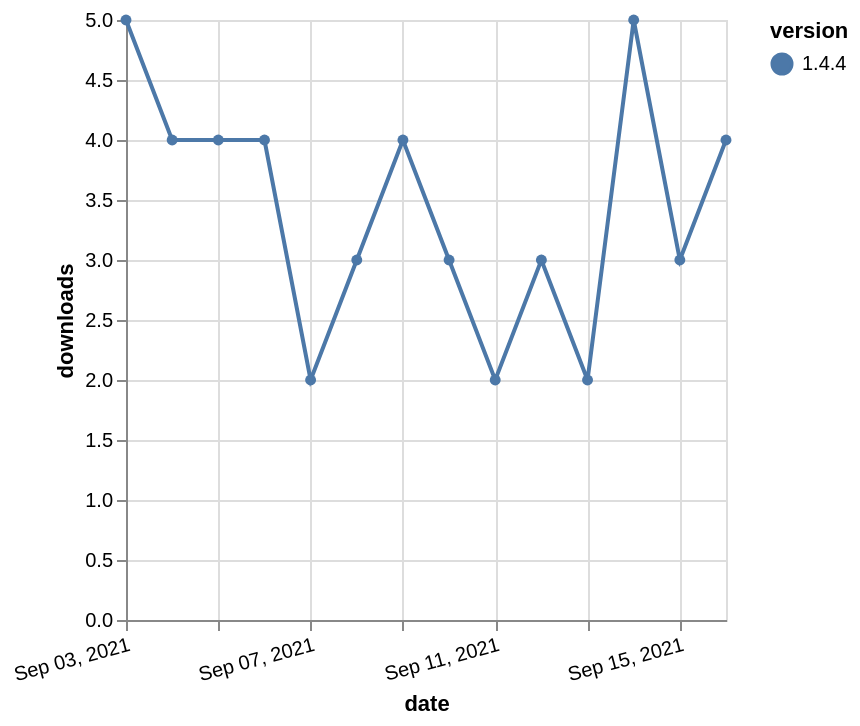

Write the Vega-Lite specification saved for this chart.
### Vega-Lite specification from a JSON file in a GitHub repository (floating-point values rounded to 4 significant figures)
{"$schema": "https://vega.github.io/schema/vega-lite/v5.json", "description": "A simple bar chart with embedded data.", "data": {"values": [{"date": "2021-09-03", "total": 1655, "delta": 5, "version": "1.4.4"}, {"date": "2021-09-04", "total": 1659, "delta": 4, "version": "1.4.4"}, {"date": "2021-09-05", "total": 1663, "delta": 4, "version": "1.4.4"}, {"date": "2021-09-06", "total": 1667, "delta": 4, "version": "1.4.4"}, {"date": "2021-09-07", "total": 1669, "delta": 2, "version": "1.4.4"}, {"date": "2021-09-08", "total": 1672, "delta": 3, "version": "1.4.4"}, {"date": "2021-09-09", "total": 1676, "delta": 4, "version": "1.4.4"}, {"date": "2021-09-10", "total": 1679, "delta": 3, "version": "1.4.4"}, {"date": "2021-09-11", "total": 1681, "delta": 2, "version": "1.4.4"}, {"date": "2021-09-12", "total": 1684, "delta": 3, "version": "1.4.4"}, {"date": "2021-09-13", "total": 1686, "delta": 2, "version": "1.4.4"}, {"date": "2021-09-14", "total": 1691, "delta": 5, "version": "1.4.4"}, {"date": "2021-09-15", "total": 1694, "delta": 3, "version": "1.4.4"}, {"date": "2021-09-16", "total": 1698, "delta": 4, "version": "1.4.4"}]}, "width": "container", "mark": {"type": "line", "point": {"filled": true}}, "encoding": {"x": {"field": "date", "type": "temporal", "timeUnit": "yearmonthdate", "title": "date", "axis": {"labelAngle": -15}}, "y": {"field": "delta", "type": "quantitative", "title": "downloads"}, "color": {"field": "version", "type": "nominal"}, "tooltip": {"field": "delta"}}}
